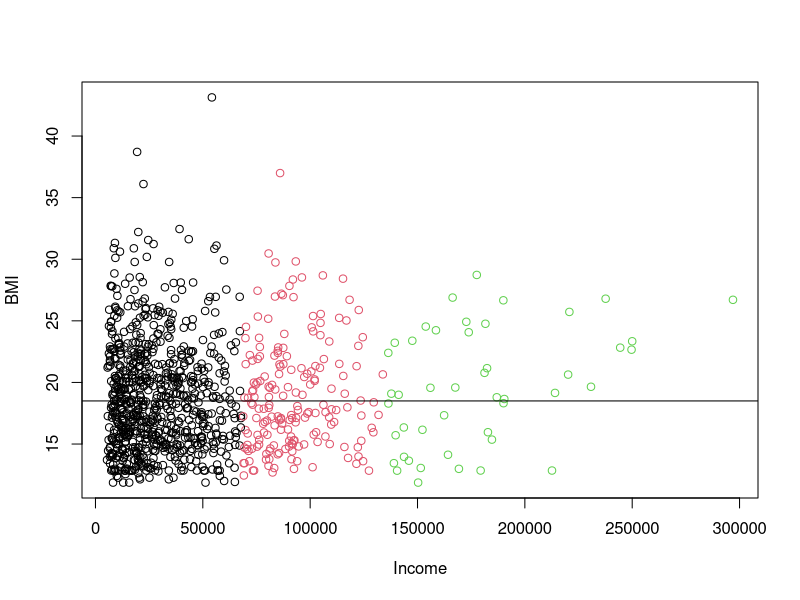

Write the R code that produced this figure.
library(cluster)

#setwd("/Users/sanghyuk/Desktop/NTU_course/Pre_master/programming_essentials_ 610002/assignment/R_assignment")

data_3b <- read.csv('AN6100-Data-3B.csv')


clusDn = diana(data_3b, metric="euclidean")
#plot(clusDn)
clusDn3 = cutree(clusDn, k=3)


# Q. Which cluster number is the smallest?
# A. Cluster 3
print(table(clusDn3))

# Q. How many people are in the largest cluster? How many in the smallest cluster?
# A. 766, Cluster 1
print(table(clusDn3))

# Q. Calculate the Body-Mass-Index of each person and save BMI in the data frame. What is the mean BMI of all?
# A. 18.89139
data_3b$BMI <- data_3b$Weight / (data_3b$Height)^2

# Q. By plotting Income vs BMI and using clustering results and considering that BMI < 18.5 is unhealthy, write ONE LINE that best describes this smallest cluster.
# A. It seems that "the more income, more heavy". However the correlation between these two factors seems not strong.   

# Black : Cluster 1, Red: Cluster 2, Green : Cluster 3
plot(data_3b$Income.Annual, data_3b$BMI,
     col=clusDn3 , xlab = "Income", ylab="BMI")
# add the line on the BMI 18.5
abline(h=18.5)

library(dplyr)
data_3b$Cluster = as.numeric(clusDn3)
cluster_3 <- data_3b %>% filter(Cluster == 3)
model <- lm(cluster_3$BMI ~ cluster_3$Income.Annual)
summary(model)
